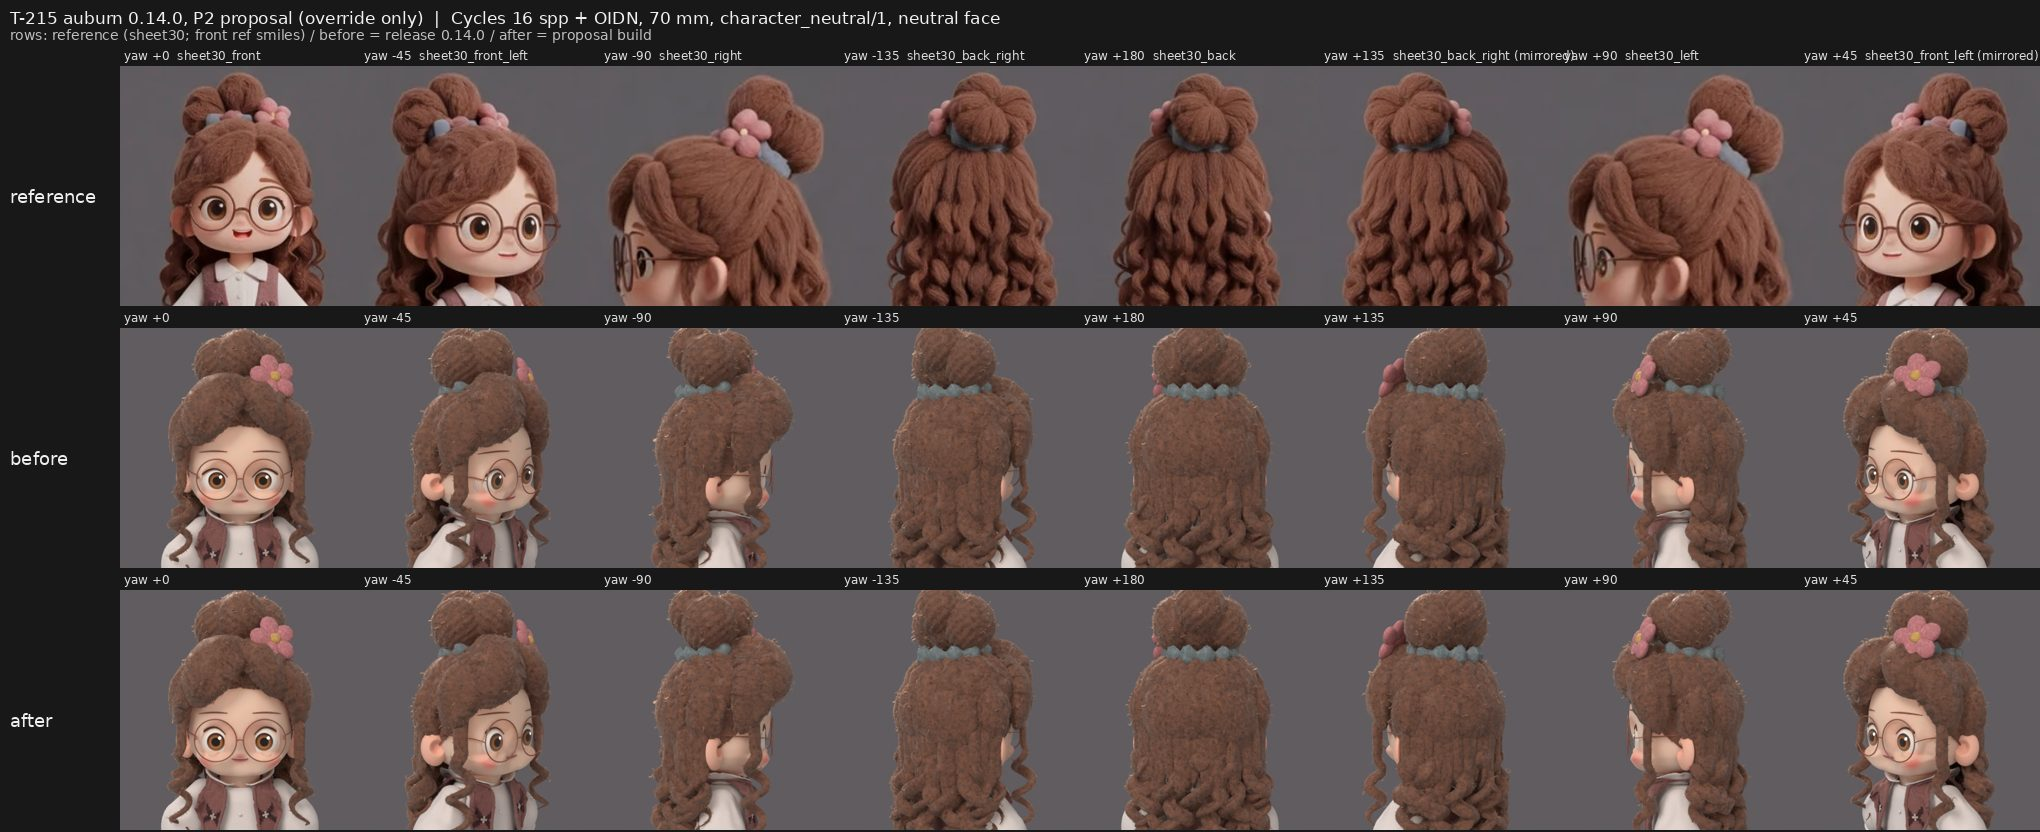

Write Python code to recreate this figure.
#!/usr/bin/env python3
"""T-215 review sheet: 8 yaws, rows reference / before (release) / after (proposal build).

    python3 docs/evaluation/characters/T-215/sheet.py <before.blend> <after.blend> <work dir> <out.jpg> \
        [--samples 16] [--px 448] [--rerender] [--face]

--face: face close-up (target (0, 0, 0.765), frame 0.34 m: eye-to-chin is 27 % of the frame) at -90, -45, 0, +45,
+90. Reference tiles are cropped from the sheet30 annotations (eye and chin landmarks) to the same eye position and
eye-to-chin fraction; -90 has no annotated reference, so the +90 tile is mirrored there and labelled.

Renders both blends with T-202's face_views.py (Cycles CPU + OIDN, character_neutral/1 light oriented to the camera,
70 mm, 36 mm vertical sensor, neutral face, auburn framing target (0, 0, 0.84), frame 0.66 m, elevation 5 deg), the
current release look settings. Reference tiles are square head crops (top of the figure) of the sheet30 views;
+45 and +135 have no reference, so the -45 and -135 tiles are mirrored and labelled."""
import os
import subprocess
import sys

import numpy as np
from PIL import Image, ImageDraw, ImageFont

HERE = os.path.dirname(os.path.abspath(__file__))
ROOT = os.path.abspath(os.path.join(HERE, "..", "..", "..", ".."))
REF = "assets/characters/girl_auburn_bun_glasses/references/views/"
YAWS = (0, -45, -90, -135, 180, 135, 90, 45)
REFS = {0: ("sheet30_front", False), -45: ("sheet30_front_left", False), 90: ("sheet30_left", False),
        -90: ("sheet30_right", False), -135: ("sheet30_back_right", False), 180: ("sheet30_back", False),
        45: ("sheet30_front_left", True), 135: ("sheet30_back_right", True)}
TARGET, FRAME, ELEV = "0,0,0.84", "0.66", 5
FACE_YAWS = (-90, -45, 0, 45, 90)
FACE_REFS = {0: ("sheet30_front", False), -45: ("sheet30_front_left", False), 45: ("sheet30_front_left", True),
             90: ("sheet30_left", False), -90: ("sheet30_left", True)}
FACE_TARGET, FACE_FRAME, FACE_EYE, FACE_SPAN = "0,0,0.765", "0.34", 0.453, 0.272  # eye at 45.3 %, eye-chin 27.2 %


def font(n):
    for f in ("/usr/share/fonts/truetype/dejavu/DejaVuSans.ttf", "/usr/share/fonts/dejavu/DejaVuSans.ttf"):
        if os.path.exists(f):
            return ImageFont.truetype(f, n)
    return ImageFont.load_default()


def render(blend, label, work, samples, px, yaws=YAWS, target=TARGET, frame=FRAME):
    views = ",".join(f"{y}:{ELEV}" for y in yaws)
    cmd = [sys.executable, os.path.join(ROOT, "tools/bpy_blender.py"), "-b", "--factory-startup", "-P",
           os.path.join(ROOT, "docs/evaluation/characters/T-202/face_views.py"), "--", work, blend, label, target,
           frame, views, "--samples", str(samples), "--px", str(px)]
    with open(os.path.join(work, f"{label}.log"), "w") as log:
        subprocess.run(cmd, cwd=ROOT, check=True, stdout=log, stderr=subprocess.STDOUT)


def ref_tile(name, mirror, size):
    im = Image.open(os.path.join(ROOT, REF + name + ".png")).convert("RGB")
    w = im.width
    im = im.crop((0, 0, w, w))
    if mirror:
        im = im.transpose(Image.FLIP_LEFT_RIGHT)
    return im.resize((size, size), Image.Resampling.LANCZOS)


def face_ref_tile(name, mirror, size):
    """Square crop with the render's eye height and eye-to-chin fraction, from the reference annotations."""
    import json
    im = Image.open(os.path.join(ROOT, REF + name + ".png")).convert("RGB")
    lm = json.load(open(os.path.join(ROOT, REF.replace("views/", "annotations/") + name + ".json")))["landmarks"]
    eye_y = lm["eye_L"][1] if "eye_R" not in lm else (lm["eye_L"][1] + lm["eye_R"][1]) / 2
    side = (lm["chin"][1] - eye_y) / FACE_SPAN
    cx = lm["chin"][0] if "ear_top_L" not in lm or "eye_R" in lm else (lm["chin"][0] + lm["ear_top_L"][0]) / 2
    top = eye_y - FACE_EYE * side
    a = np.asarray(im)
    bg = tuple(int(v) for v in np.median(a[0], axis=0))
    canvas = Image.new("RGB", (im.width + 400, im.height + 400), bg)
    canvas.paste(im, (200, 200))
    tile = canvas.crop((int(cx - side / 2) + 200, int(top) + 200, int(cx + side / 2) + 200, int(top + side) + 200))
    if mirror:
        tile = tile.transpose(Image.FLIP_LEFT_RIGHT)
    return tile.resize((size, size), Image.Resampling.LANCZOS)


def face_sheet(before, after, work, out, samples, px, rerender):
    for blend, label in ((before, "face_before"), (after, "face_after")):
        if rerender or not os.path.exists(os.path.join(work, f"{label}_{FACE_YAWS[-1]:+04d}.png")):
            render(blend, label, work, samples, px, FACE_YAWS, FACE_TARGET, FACE_FRAME)
    t, bar, lab = 380, 46, 110
    sheet = Image.new("RGB", (lab + t * len(FACE_YAWS), bar + 3 * (t + 22)), (24, 24, 24))
    d = ImageDraw.Draw(sheet)
    d.text((10, 8), "T-215 auburn 0.14.0 face close-up, P2 proposal (override only)  |  Cycles %d spp + OIDN, 70 mm, "
           "character_neutral/1, neutral face, frame 0.34 m" % samples, font=font(17), fill=(240, 240, 240))
    d.text((10, 27), "rows: reference (sheet30 crop at the render's eye height and eye-chin span; front ref smiles) / "
           "before = release 0.14.0 / after = proposal build", font=font(14), fill=(190, 190, 190))
    for c, yaw in enumerate(FACE_YAWS):
        x = lab + c * t
        name, mirror = FACE_REFS[yaw]
        tiles = [(face_ref_tile(name, mirror, t), name + (" (mirrored)" if mirror else "")),
                 (Image.open(os.path.join(work, f"face_before_{yaw:+04d}.png")).convert("RGB").resize((t, t)), ""),
                 (Image.open(os.path.join(work, f"face_after_{yaw:+04d}.png")).convert("RGB").resize((t, t)), "")]
        for r, (im, cap) in enumerate(tiles):
            y = bar + r * (t + 22)
            sheet.paste(im, (x, y + 20))
            d.text((x + 4, y + 2), f"yaw {yaw:+d}" + (f"  {cap}" if cap else ""), font=font(13), fill=(220, 220, 220))
    for r, name in enumerate(("reference", "before", "after")):
        d.text((10, bar + r * (t + 22) + 20 + t // 2), name, font=font(18), fill=(240, 240, 240))
    sheet.save(out, quality=82, optimize=True)
    print(out, sheet.size, os.path.getsize(out))


def main():
    args = sys.argv[1:]
    if "--face" in args:
        opt = {k: args[args.index(k) + 1] for k in ("--samples", "--px") if k in args}
        before, after, work, out = (os.path.abspath(a) for a in args[:4])
        os.makedirs(work, exist_ok=True)
        return face_sheet(before, after, work, out, int(opt.get("--samples", 16)), int(opt.get("--px", 512)),
                          "--rerender" in args)
    opt = {k: args[args.index(k) + 1] for k in ("--samples", "--px") if k in args}
    before, after, work, out = (os.path.abspath(a) for a in args[:4])
    samples, px = int(opt.get("--samples", 16)), int(opt.get("--px", 448))
    os.makedirs(work, exist_ok=True)
    for blend, label in ((before, "before"), (after, "after")):
        if "--rerender" in args or not os.path.exists(os.path.join(work, f"{label}_{YAWS[-1]:+04d}.png")):
            render(blend, label, work, samples, px)
    t, bar, lab = 240, 46, 120
    sheet = Image.new("RGB", (lab + t * len(YAWS), bar + 3 * (t + 22)), (24, 24, 24))
    d = ImageDraw.Draw(sheet)
    d.text((10, 8), "T-215 auburn 0.14.0, P2 proposal (override only)  |  Cycles %d spp + OIDN, 70 mm, "
           "character_neutral/1, neutral face" % samples, font=font(17), fill=(240, 240, 240))
    d.text((10, 27), "rows: reference (sheet30; front ref smiles) / before = release 0.14.0 / after = proposal build",
           font=font(14), fill=(190, 190, 190))
    for c, yaw in enumerate(YAWS):
        x = lab + c * t
        name, mirror = REFS[yaw]
        tiles = [(ref_tile(name, mirror, t), name + (" (mirrored)" if mirror else "")),
                 (Image.open(os.path.join(work, f"before_{yaw:+04d}.png")).convert("RGB").resize((t, t)), ""),
                 (Image.open(os.path.join(work, f"after_{yaw:+04d}.png")).convert("RGB").resize((t, t)), "")]
        for r, (im, cap) in enumerate(tiles):
            y = bar + r * (t + 22)
            sheet.paste(im, (x, y + 20))
            d.text((x + 4, y + 2), f"yaw {yaw:+d}" + (f"  {cap}" if cap else ""), font=font(12), fill=(220, 220, 220))
    for r, name in enumerate(("reference", "before", "after")):
        d.text((10, bar + r * (t + 22) + 20 + t // 2), name, font=font(18), fill=(240, 240, 240))
    sheet.save(out, quality=82, optimize=True)
    print(out, sheet.size, os.path.getsize(out))


if __name__ == "__main__":
    main()
